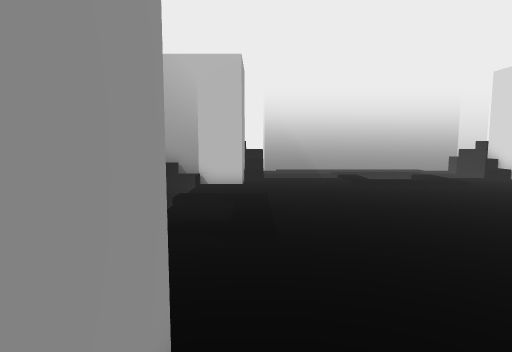
View 1 (above)

16 first-person views from a walk through a Unity game level. The camera is 1.5 m above the floor, tilts 6° down and sees 75° across. The floor is counted in squares, 1 m on a side. Each view is taken from the middle of a square. On the plan, view 1 faces up. The plan holds only what a view shows up to about 15 squares ahead; the rest is blank. The player character is not drawn.

View 2
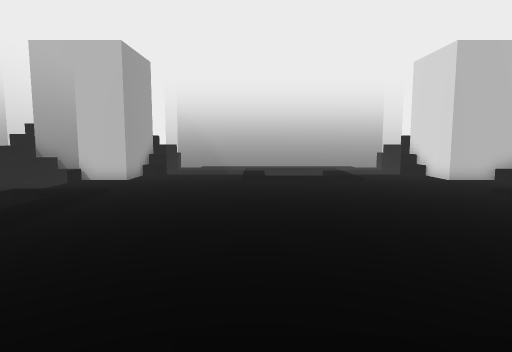

View 3
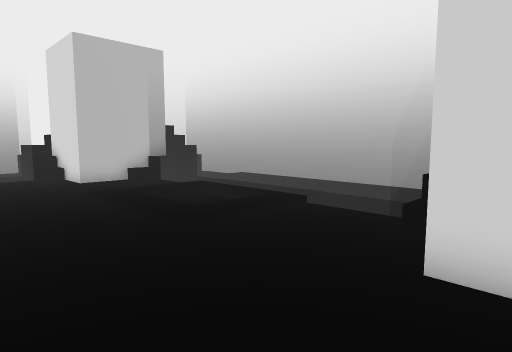

View 4
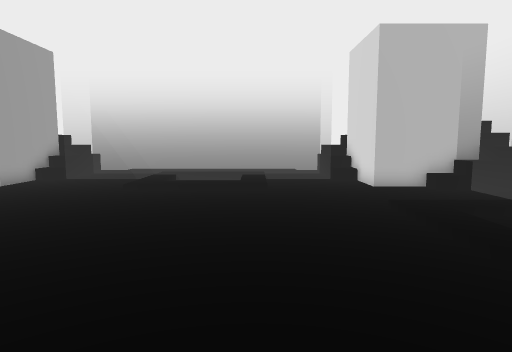

View 5
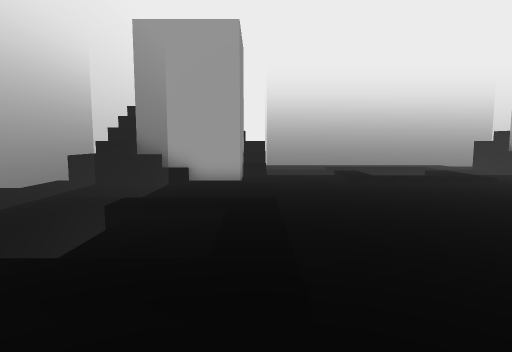

View 6
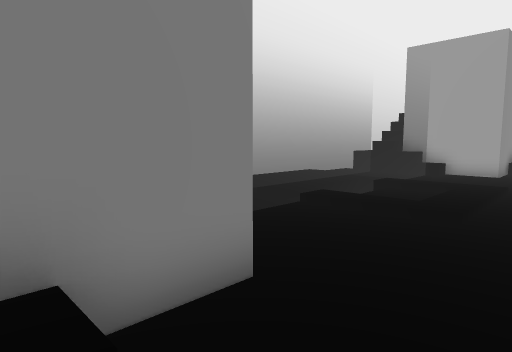

View 7
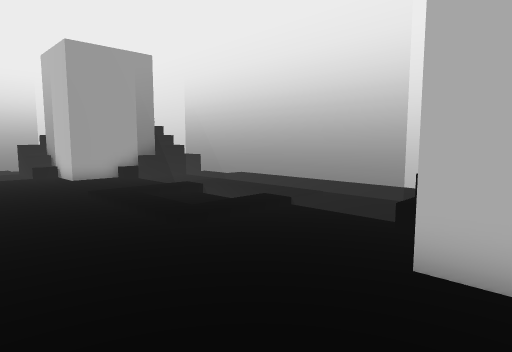

View 8
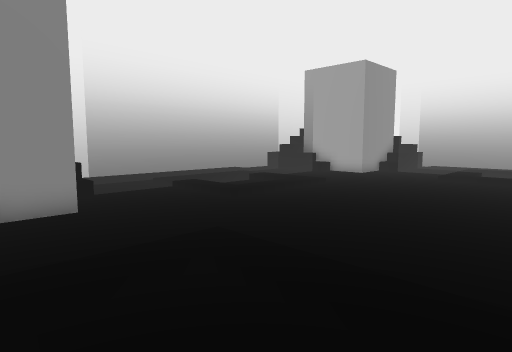

View 9
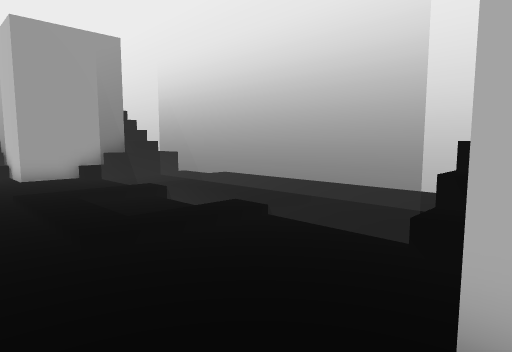

View 10
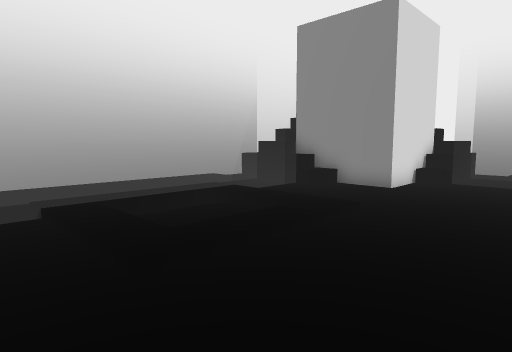

View 11
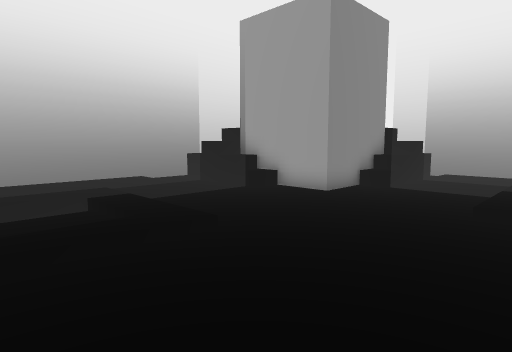

View 12
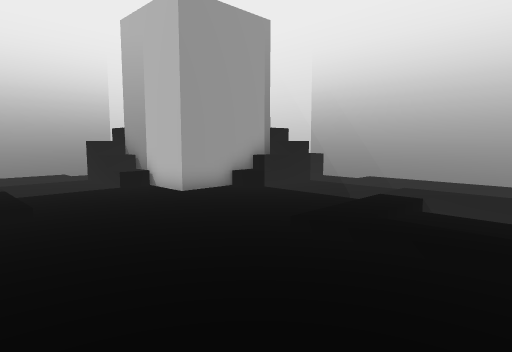

View 13
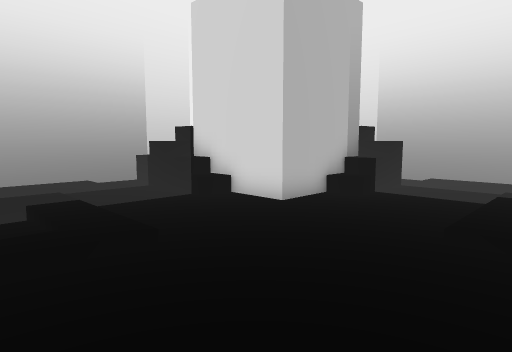

View 14
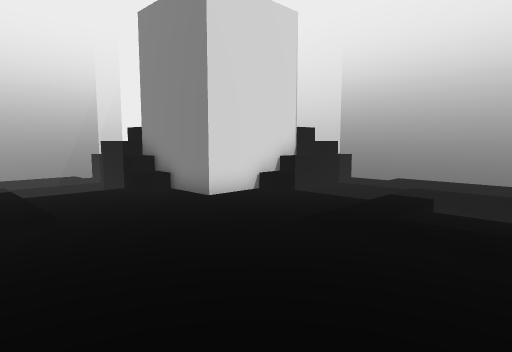

View 15
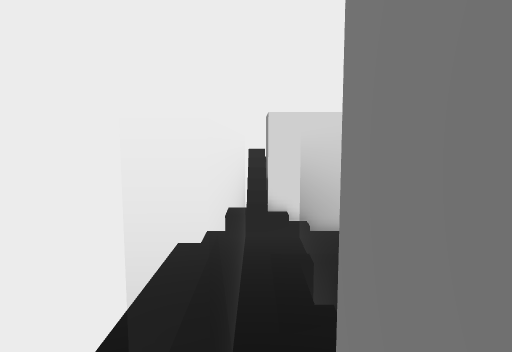

View 16
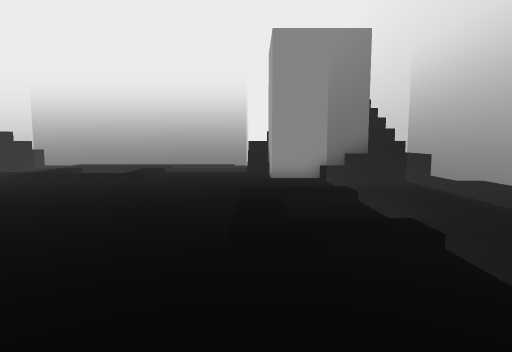

### Floor plan
Key: @ floor where view 1 was taken; # wall or solid block; . main floor; : floor 0.25 m higher than the main floor; + floor 1 m higher than the main floor; * floor 1.5 m higher than the main floor; / step, stairs or slope; = window, fence, low wall or low ledge; v drop or lower ground; O other object.
Columns run from 7 left of view 1 to 20 right of it. Each row starts with its distance up from view 1.
 22        vvvvvvvvvvvvvv
 21        +=vvvvvvvvvv=
 20     / /*v==========.
 19      ##//...:::::..//#
 18       #/============/#
 17       #.....:...:....#
 16    #v##.....:...:....####/
 15 v= +=.......:::::......O=*=v
 14 vvvv=...................=vvv
 13 vvvv=...................=vvv
 12 vvvv=...................=vvv
 11    v=:::............::::=vvv
 10   vv=..:............:..== vv
  9  vvv=..:............:..== vv
  8  vvv=..:............:..== vv
  7 vvvv=:::............::::=vvv
  6 vvvv=...................=vvv
  5 vvvv=...................=vvv
  4 v=vv=...................=v=v
  3 v  //.......:::::......//*+v
  2    ####.....:...:....####/
  1       #.....:...:....#
  0       #@============/#
 -1       #//...:::::..//#
 -2       /*          ##
 -3       ++============
 -4        vvvvvvvvvvvvv

Where each view was taken, in squares from view 1:
view 1: 0 up, 0 right, facing up
view 2: 1 up, 5 right, facing up
view 3: 1 up, 9 right, facing up-right
view 4: 3 up, 9 right, facing up
view 5: 3 up, 12 right, facing left
view 6: 5 up, 16 right, facing down-left
view 7: 11 up, 15 right, facing up-left
view 8: 11 up, 16 right, facing down-left
view 9: 13 up, 14 right, facing up-left
view 10: 13 up, 9 right, facing down-right
view 11: 8 up, 8 right, facing down-left
view 12: 10 up, 8 right, facing up-left
view 13: 10 up, 7 right, facing up-right
view 14: 8 up, 6 right, facing down-right
view 15: 20 up, 3 left, facing right
view 16: 16 up, 0 right, facing down
